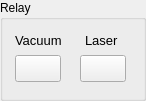
     <widget class="QGroupBox" name="gbRelay">
      <property name="geometry">
       <rect>
        <x>825</x>
        <y>35</y>
        <width>146</width>
        <height>101</height>
       </rect>
      </property>
      <property name="title">
       <string>Relay</string>
      </property>
      <widget class="QPushButton" name="pbPump">
       <property name="geometry">
        <rect>
         <x>15</x>
         <y>55</y>
         <width>46</width>
         <height>27</height>
        </rect>
       </property>
       <property name="autoFillBackground">
        <bool>false</bool>
       </property>
       <property name="text">
        <string/>
       </property>
       <property name="icon">
        <iconset>
         <normaloff>icon/Toggle Off_16px.png</normaloff>
         <normalon>icon/Toggle On_16px.png</normalon>icon/Toggle Off_16px.png</iconset>
       </property>
       <property name="checkable">
        <bool>true</bool>
       </property>
       <property name="checked">
        <bool>false</bool>
       </property>
       <property name="autoDefault">
        <bool>false</bool>
       </property>
       <property name="default">
        <bool>false</bool>
       </property>
       <property name="flat">
        <bool>false</bool>
       </property>
      </widget>
      <widget class="QLabel" name="label_34">
       <property name="geometry">
        <rect>
         <x>15</x>
         <y>30</y>
         <width>51</width>
         <height>20</height>
        </rect>
       </property>
       <property name="font">
        <font>
         <pointsize>10</pointsize>
        </font>
       </property>
       <property name="text">
        <string>Vacuum</string>
       </property>
      </widget>
      <widget class="QPushButton" name="pbLaser">
       <property name="geometry">
        <rect>
         <x>80</x>
         <y>55</y>
         <width>46</width>
         <height>27</height>
        </rect>
       </property>
       <property name="autoFillBackground">
        <bool>false</bool>
       </property>
       <property name="text">
        <string/>
       </property>
       <property name="icon">
        <iconset>
         <normaloff>icon/Toggle Off_16px.png</normaloff>
         <normalon>icon/Toggle On_16px.png</normalon>icon/Toggle Off_16px.png</iconset>
       </property>
       <property name="checkable">
        <bool>true</bool>
       </property>
       <property name="checked">
        <bool>false</bool>
       </property>
       <property name="autoDefault">
        <bool>false</bool>
       </property>
       <property name="default">
        <bool>false</bool>
       </property>
       <property name="flat">
        <bool>false</bool>
       </property>
      </widget>
      <widget class="QLabel" name="label_35">
       <property name="geometry">
        <rect>
         <x>85</x>
         <y>30</y>
         <width>46</width>
         <height>20</height>
        </rect>
       </property>
       <property name="font">
        <font>
         <pointsize>10</pointsize>
        </font>
       </property>
       <property name="text">
        <string>Laser</string>
       </property>
      </widget>
     </widget>
